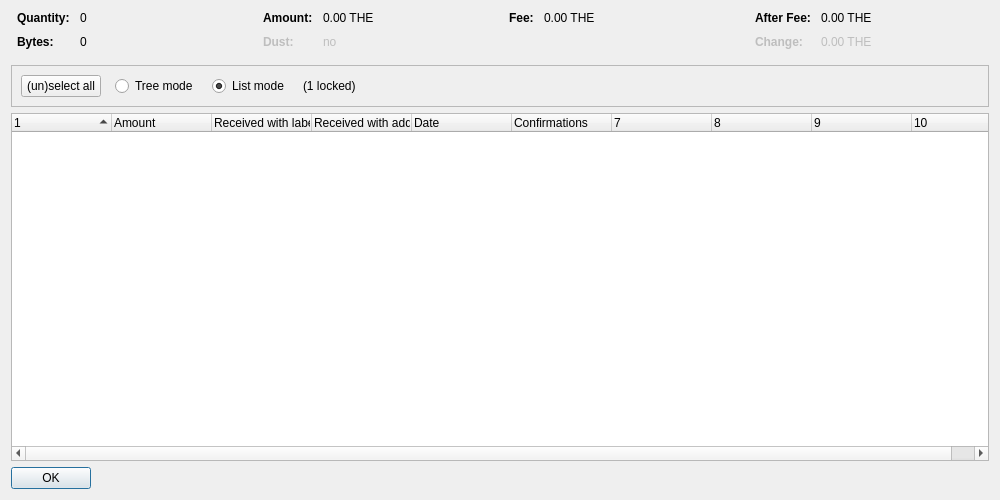
<?xml version="1.0" encoding="UTF-8"?>
<ui version="4.0">
 <class>CoinControlDialog</class>
 <widget class="QDialog" name="CoinControlDialog">
  <property name="geometry">
   <rect>
    <x>0</x>
    <y>0</y>
    <width>1000</width>
    <height>500</height>
   </rect>
  </property>
  <property name="windowTitle">
   <string>Coin Selection</string>
  </property>
  <layout class="QVBoxLayout" name="verticalLayout">
   <item>
    <layout class="QHBoxLayout" name="horizontalLayoutTop" stretch="0,0,0,0">
     <property name="topMargin">
      <number>0</number>
     </property>
     <property name="bottomMargin">
      <number>10</number>
     </property>
     <item>
      <layout class="QFormLayout" name="formLayoutCoinControl1">
       <property name="horizontalSpacing">
        <number>10</number>
       </property>
       <property name="verticalSpacing">
        <number>10</number>
       </property>
       <property name="leftMargin">
        <number>6</number>
       </property>
       <property name="rightMargin">
        <number>6</number>
       </property>
       <item row="0" column="0">
        <widget class="QLabel" name="labelCoinControlQuantityText">
         <property name="font">
          <font>
           <weight>75</weight>
           <bold>true</bold>
          </font>
         </property>
         <property name="text">
          <string>Quantity:</string>
         </property>
        </widget>
       </item>
       <item row="0" column="1">
        <widget class="QLabel" name="labelCoinControlQuantity">
         <property name="cursor">
          <cursorShape>IBeamCursor</cursorShape>
         </property>
         <property name="contextMenuPolicy">
          <enum>Qt::ActionsContextMenu</enum>
         </property>
         <property name="text">
          <string notr="true">0</string>
         </property>
         <property name="textInteractionFlags">
          <set>Qt::LinksAccessibleByMouse|Qt::TextSelectableByKeyboard|Qt::TextSelectableByMouse</set>
         </property>
        </widget>
       </item>
       <item row="1" column="0">
        <widget class="QLabel" name="labelCoinControlBytesText">
         <property name="font">
          <font>
           <weight>75</weight>
           <bold>true</bold>
          </font>
         </property>
         <property name="text">
          <string>Bytes:</string>
         </property>
        </widget>
       </item>
       <item row="1" column="1">
        <widget class="QLabel" name="labelCoinControlBytes">
         <property name="cursor">
          <cursorShape>IBeamCursor</cursorShape>
         </property>
         <property name="contextMenuPolicy">
          <enum>Qt::ActionsContextMenu</enum>
         </property>
         <property name="text">
          <string notr="true">0</string>
         </property>
         <property name="textInteractionFlags">
          <set>Qt::LinksAccessibleByMouse|Qt::TextSelectableByKeyboard|Qt::TextSelectableByMouse</set>
         </property>
        </widget>
       </item>
      </layout>
     </item>
     <item>
      <layout class="QFormLayout" name="formLayoutCoinControl2">
       <property name="horizontalSpacing">
        <number>10</number>
       </property>
       <property name="verticalSpacing">
        <number>10</number>
       </property>
       <property name="leftMargin">
        <number>6</number>
       </property>
       <property name="rightMargin">
        <number>6</number>
       </property>
       <item row="0" column="0">
        <widget class="QLabel" name="labelCoinControlAmountText">
         <property name="font">
          <font>
           <weight>75</weight>
           <bold>true</bold>
          </font>
         </property>
         <property name="text">
          <string>Amount:</string>
         </property>
        </widget>
       </item>
       <item row="0" column="1">
        <widget class="QLabel" name="labelCoinControlAmount">
         <property name="cursor">
          <cursorShape>IBeamCursor</cursorShape>
         </property>
         <property name="contextMenuPolicy">
          <enum>Qt::ActionsContextMenu</enum>
         </property>
         <property name="text">
          <string notr="true">0.00 THE</string>
         </property>
         <property name="textInteractionFlags">
          <set>Qt::LinksAccessibleByMouse|Qt::TextSelectableByKeyboard|Qt::TextSelectableByMouse</set>
         </property>
        </widget>
       </item>
       <item row="1" column="0">
        <widget class="QLabel" name="labelCoinControlLowOutputText">
         <property name="enabled">
          <bool>false</bool>
         </property>
         <property name="font">
          <font>
           <weight>75</weight>
           <bold>true</bold>
          </font>
         </property>
         <property name="text">
          <string>Dust:</string>
         </property>
        </widget>
       </item>
       <item row="1" column="1">
        <widget class="QLabel" name="labelCoinControlLowOutput">
         <property name="enabled">
          <bool>false</bool>
         </property>
         <property name="cursor">
          <cursorShape>IBeamCursor</cursorShape>
         </property>
         <property name="contextMenuPolicy">
          <enum>Qt::ActionsContextMenu</enum>
         </property>
         <property name="text">
          <string notr="true">no</string>
         </property>
         <property name="textInteractionFlags">
          <set>Qt::LinksAccessibleByMouse|Qt::TextSelectableByKeyboard|Qt::TextSelectableByMouse</set>
         </property>
        </widget>
       </item>
      </layout>
     </item>
     <item>
      <layout class="QFormLayout" name="formLayoutCoinControl3">
       <property name="horizontalSpacing">
        <number>10</number>
       </property>
       <property name="verticalSpacing">
        <number>10</number>
       </property>
       <property name="leftMargin">
        <number>6</number>
       </property>
       <property name="rightMargin">
        <number>6</number>
       </property>
       <item row="0" column="0">
        <widget class="QLabel" name="labelCoinControlFeeText">
         <property name="font">
          <font>
           <weight>75</weight>
           <bold>true</bold>
          </font>
         </property>
         <property name="text">
          <string>Fee:</string>
         </property>
        </widget>
       </item>
       <item row="0" column="1">
        <widget class="QLabel" name="labelCoinControlFee">
         <property name="cursor">
          <cursorShape>IBeamCursor</cursorShape>
         </property>
         <property name="contextMenuPolicy">
          <enum>Qt::ActionsContextMenu</enum>
         </property>
         <property name="text">
          <string notr="true">0.00 THE</string>
         </property>
         <property name="textInteractionFlags">
          <set>Qt::LinksAccessibleByMouse|Qt::TextSelectableByKeyboard|Qt::TextSelectableByMouse</set>
         </property>
        </widget>
       </item>
      </layout>
     </item>
     <item>
      <layout class="QFormLayout" name="formLayoutCoinControl4">
       <property name="horizontalSpacing">
        <number>10</number>
       </property>
       <property name="verticalSpacing">
        <number>10</number>
       </property>
       <property name="leftMargin">
        <number>6</number>
       </property>
       <property name="rightMargin">
        <number>6</number>
       </property>
       <item row="0" column="0">
        <widget class="QLabel" name="labelCoinControlAfterFeeText">
         <property name="font">
          <font>
           <weight>75</weight>
           <bold>true</bold>
          </font>
         </property>
         <property name="text">
          <string>After Fee:</string>
         </property>
        </widget>
       </item>
       <item row="0" column="1">
        <widget class="QLabel" name="labelCoinControlAfterFee">
         <property name="cursor">
          <cursorShape>IBeamCursor</cursorShape>
         </property>
         <property name="contextMenuPolicy">
          <enum>Qt::ActionsContextMenu</enum>
         </property>
         <property name="text">
          <string notr="true">0.00 THE</string>
         </property>
         <property name="textInteractionFlags">
          <set>Qt::LinksAccessibleByMouse|Qt::TextSelectableByKeyboard|Qt::TextSelectableByMouse</set>
         </property>
        </widget>
       </item>
       <item row="1" column="0">
        <widget class="QLabel" name="labelCoinControlChangeText">
         <property name="enabled">
          <bool>false</bool>
         </property>
         <property name="font">
          <font>
           <weight>75</weight>
           <bold>true</bold>
          </font>
         </property>
         <property name="text">
          <string>Change:</string>
         </property>
        </widget>
       </item>
       <item row="1" column="1">
        <widget class="QLabel" name="labelCoinControlChange">
         <property name="enabled">
          <bool>false</bool>
         </property>
         <property name="cursor">
          <cursorShape>IBeamCursor</cursorShape>
         </property>
         <property name="contextMenuPolicy">
          <enum>Qt::ActionsContextMenu</enum>
         </property>
         <property name="text">
          <string notr="true">0.00 THE</string>
         </property>
         <property name="textInteractionFlags">
          <set>Qt::LinksAccessibleByMouse|Qt::TextSelectableByKeyboard|Qt::TextSelectableByMouse</set>
         </property>
        </widget>
       </item>
      </layout>
     </item>
    </layout>
   </item>
   <item>
    <widget class="QFrame" name="frame">
     <property name="minimumSize">
      <size>
       <width>0</width>
       <height>40</height>
      </size>
     </property>
     <property name="frameShape">
      <enum>QFrame::StyledPanel</enum>
     </property>
     <property name="frameShadow">
      <enum>QFrame::Sunken</enum>
     </property>
     <layout class="QHBoxLayout" name="horizontalLayout">
      <item>
       <layout class="QHBoxLayout" name="horizontalLayoutPanel" stretch="0,0,0,0,0">
        <property name="spacing">
         <number>14</number>
        </property>
        <item>
         <widget class="QPushButton" name="pushButtonSelectAll">
          <property name="sizePolicy">
           <sizepolicy hsizetype="Maximum" vsizetype="Fixed">
            <horstretch>0</horstretch>
            <verstretch>0</verstretch>
           </sizepolicy>
          </property>
          <property name="text">
           <string>(un)select all</string>
          </property>
          <property name="autoDefault">
           <bool>false</bool>
          </property>
         </widget>
        </item>
        <item>
         <widget class="QRadioButton" name="radioTreeMode">
          <property name="sizePolicy">
           <sizepolicy hsizetype="Maximum" vsizetype="Fixed">
            <horstretch>0</horstretch>
            <verstretch>0</verstretch>
           </sizepolicy>
          </property>
          <property name="text">
           <string>Tree mode</string>
          </property>
         </widget>
        </item>
        <item>
         <widget class="QRadioButton" name="radioListMode">
          <property name="sizePolicy">
           <sizepolicy hsizetype="Maximum" vsizetype="Fixed">
            <horstretch>0</horstretch>
            <verstretch>0</verstretch>
           </sizepolicy>
          </property>
          <property name="text">
           <string>List mode</string>
          </property>
          <property name="checked">
           <bool>true</bool>
          </property>
         </widget>
        </item>
        <item>
         <widget class="QLabel" name="labelLocked">
          <property name="text">
           <string notr="true">(1 locked)</string>
          </property>
         </widget>
        </item>
        <item>
         <spacer name="horizontalSpacer">
          <property name="orientation">
           <enum>Qt::Horizontal</enum>
          </property>
          <property name="sizeHint" stdset="0">
           <size>
            <width>40</width>
            <height>20</height>
           </size>
          </property>
         </spacer>
        </item>
       </layout>
      </item>
     </layout>
    </widget>
   </item>
   <item>
    <widget class="CoinControlTreeWidget" name="treeWidget">
     <property name="contextMenuPolicy">
      <enum>Qt::CustomContextMenu</enum>
     </property>
     <property name="sortingEnabled">
      <bool>false</bool>
     </property>
     <property name="columnCount">
      <number>10</number>
     </property>
     <attribute name="headerShowSortIndicator" stdset="0">
      <bool>true</bool>
     </attribute>
     <attribute name="headerStretchLastSection">
      <bool>false</bool>
     </attribute>
     <column>
      <property name="text">
       <string/>
      </property>
     </column>
     <column>
      <property name="text">
       <string>Amount</string>
      </property>
     </column>
     <column>
      <property name="text">
       <string>Received with label</string>
      </property>
     </column>
     <column>
      <property name="text">
       <string>Received with address</string>
      </property>
     </column>
     <column>
      <property name="text">
       <string>Date</string>
      </property>
     </column>
     <column>
      <property name="text">
       <string>Confirmations</string>
      </property>
      <property name="toolTip">
       <string>Confirmed</string>
      </property>
     </column>
     <column>
      <property name="text">
       <string/>
      </property>
     </column>
     <column>
      <property name="text">
       <string/>
      </property>
     </column>
     <column>
      <property name="text">
       <string/>
      </property>
     </column>
     <column>
      <property name="text">
       <string/>
      </property>
     </column>
    </widget>
   </item>
   <item>
    <widget class="QDialogButtonBox" name="buttonBox">
     <property name="sizePolicy">
      <sizepolicy hsizetype="Maximum" vsizetype="Fixed">
       <horstretch>0</horstretch>
       <verstretch>0</verstretch>
      </sizepolicy>
     </property>
     <property name="orientation">
      <enum>Qt::Horizontal</enum>
     </property>
     <property name="standardButtons">
      <set>QDialogButtonBox::Ok</set>
     </property>
    </widget>
   </item>
  </layout>
 </widget>
 <customwidgets>
  <customwidget>
   <class>CoinControlTreeWidget</class>
   <extends>QTreeWidget</extends>
   <header>coincontroltreewidget.h</header>
  </customwidget>
 </customwidgets>
 <resources/>
 <connections/>
</ui>
